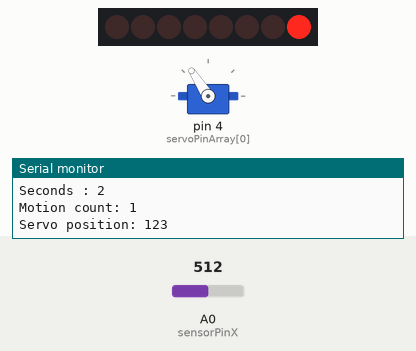
Bench run of a sketch on a simulated Arduino Uno, built with avr-gcc and run on an emulated ATmega328P. Shown: servo, 8 shift-register outputs drawn as a row of LEDs (first output left, lit = HIGH), the last lines printed to the serial monitor. The inputs (shaded band) are chosen by the test bench; at power-on: A0 (sensorPinX) = 512.

Above: at 4.0 s.
4.1 s: A0 (sensorPinX) set to 716
At 5.9 s:
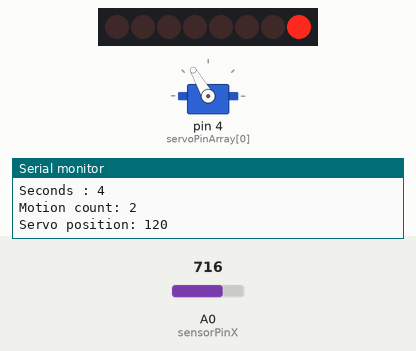
6.3 s: A0 (sensorPinX) set to 900
At 32.7 s:
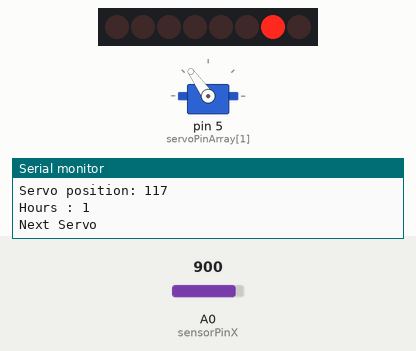
Timing chart, 0 to 33.3 s (numbered marks = the images above; inputs shaded):
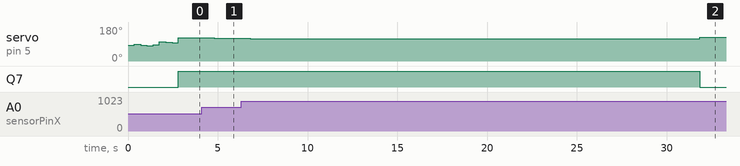

The sketch:

Sleep_Monitor___Prototype.ino
```cpp
#include <Servo.h>

// Set Shift Register pins

int latchPin = 2;
int clockPin = 1;
int dataPin = 0;

byte leds = 0;

// Set Servo pin array to cycle through

int noOfServos = 8;
int servoPinArray[] = {4,5,6,7,8,9,10,11};

// Array to correct reset pins to 90 degrees (compensating for Servo inaccuracy)
int offsetArray[] = {83,90,84,81,87,101,99,96};

Servo myservo;  // create servo object to control a servo

// Acceleromator

int sensorPinX = A0; // set X-acceleromator to A0

// Time variables

long previousMillis = 0;
long interval = 1000;

int s; // variable to count secs
int h; // variable to count hours
int hourLength = 30; // should be set to 3600 for full hour

// Motion

int prevReading = 0; // will get one false reading
int threshold = 1; // tolerance for motion

int motionCounter; // motion count (beyond threshold)

void setup() {

  Serial.begin(9600);

  pinMode(latchPin, OUTPUT); // shift register
  pinMode(dataPin, OUTPUT);  // shift register
  pinMode(clockPin, OUTPUT); // shift register

 // reset all dowels to 90 degrees

  for (int i = 0; i < noOfServos; i++) {
    myservo.attach(servoPinArray[i]);
    myservo.write(offsetArray[i]);
    delay(350);
    myservo.detach();
  }

  myservo.attach(servoPinArray[0]);

// Switch on first LED

  leds = 0;
  bitSet(leds, h);
  updateShiftRegister();

}

void loop() {

  unsigned long currentMillis = millis();
  int m; // used for moving Servo

// Count seconds

  if(currentMillis - previousMillis > interval) {
    previousMillis = currentMillis;
    s++;
    Serial.print("Seconds : ");
    Serial.println(s);

// Count movement via hasMoved function

    motionCounter += hasMoved();
    Serial.print("Motion count: ");
    Serial.println(motionCounter);

// Map to Servo position and move

    m = map(motionCounter,0,30,125,45);
    Serial.print("Servo position: ");
    Serial.println(m);
    Serial.println("\n");
    myservo.write(m);
  }

// When an hour is reached, progress to next Servo and next LED

  if(s == hourLength) {
    s = 0;
    h++;
    Serial.print("Hours : ");
    Serial.println(h);

    bitSet(leds, h);
    bitClear(leds, h-1);
    updateShiftRegister();

    motionCounter = 0;

    myservo.detach();
    myservo.attach(servoPinArray[h]);
    myservo.write(125);
    Serial.println("Next Servo");
  }

}

// Function for counting movement

int hasMoved() {
  int reading = analogRead(sensorPinX);
  int dif = abs(reading- prevReading);
  prevReading = reading; // set current reading to be previous
  if (dif > threshold) {
    return 1;
    Serial.println("1");
  }
  else {
    return 0;
    Serial.println("0");
  }
}

// Switch on lights

void updateShiftRegister()
{
  digitalWrite(latchPin, LOW);
  shiftOut(dataPin, clockPin, LSBFIRST, leds);
  digitalWrite(latchPin, HIGH);
}
```

Measured:
- after the input at 4.1 s, servo on pin 5 (servoPinArray[1]): 123° → 120° after 0.70 s
- after the input at 6.3 s, servo on pin 5 (servoPinArray[1]): 120° → 117° after 0.51 s, → 125° 25.0 s later
